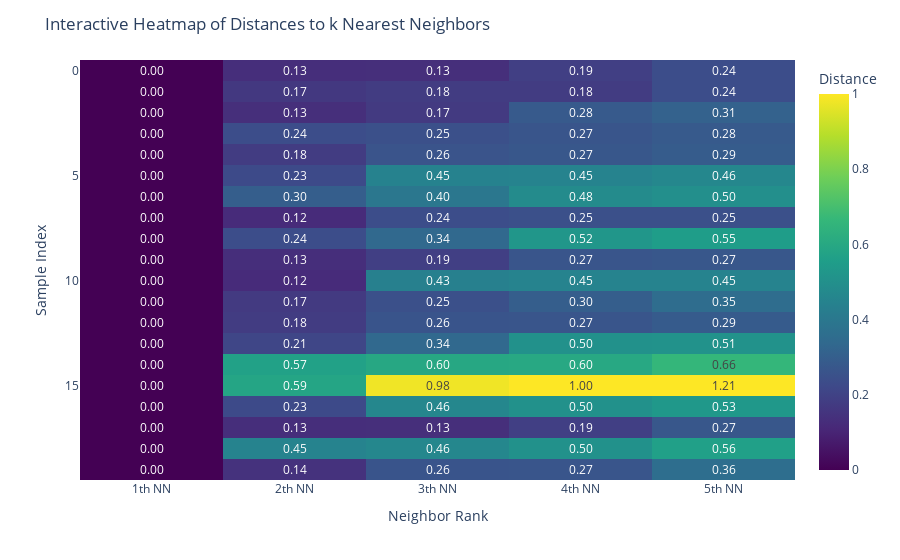

Notebook code cell kept with this figure:
### Code cell
# Convert to DataFrame for heatmap visualization
dist_df = pd.DataFrame(distances, columns=[f"{i+1}th NN" for i in range(neighbors)])

# Plot a heatmap of the distances
fig = px.imshow(dist_df.iloc[:20].values,
                labels=dict(x="Neighbor Rank", y="Sample Index", color="Distance"),
                x=dist_df.columns.tolist(),
                y=list(range(20)),
                text_auto=".2f",
                color_continuous_scale='Viridis',
                zmax=1.0)

fig.update_layout(title="Interactive Heatmap of Distances to k Nearest Neighbors")
fig.show()

### Figure 1 — Plotly figure (JSON) as saved in the notebook; plotly's stock layout.template omitted (floating-point values rounded to 4 significant figures)
{"data": [{"coloraxis": "coloraxis", "hovertemplate": "Neighbor Rank: %{x}<br>Sample Index: %{y}<br>Distance: %{z}<extra></extra>", "name": "0", "texttemplate": "%{z:.2f}", "type": "heatmap", "x": ["1th NN", "2th NN", "3th NN", "4th NN", "5th NN"], "xaxis": "x", "y": [0, 1, 2, 3, 4, 5, 6, 7, 8, 9, 10, 11, 12, 13, 14, 15, 16, 17, 18, 19], "yaxis": "y", "z": [[0.0, 0.1316, 0.1338, 0.1877, 0.2371], [0.0, 0.1661, 0.1789, 0.1789, 0.2371], [0.0, 0.1338, 0.1705, 0.2839, 0.311], [0.0, 0.2371, 0.2489, 0.2663, 0.2839], [0.0, 0.1789, 0.2601, 0.2712, 0.2915], [0.0, 0.2273, 0.445, 0.4499, 0.4641], [0.0, 0.2983, 0.396, 0.4788, 0.4972], [0.0, 0.1212, 0.2371, 0.2489, 0.2489], [0.0, 0.2371, 0.3377, 0.5234, 0.5525], [0.0, 0.1316, 0.1877, 0.2663, 0.2712], [0.0, 0.1212, 0.434, 0.4488, 0.4499], [0.0, 0.1705, 0.2489, 0.2983, 0.353], [0.0, 0.1789, 0.2633, 0.2663, 0.2885], [0.0, 0.212, 0.3377, 0.5041, 0.5068], [0.0, 0.5699, 0.5975, 0.6004, 0.6618], [0.0, 0.5859, 0.9803, 0.9999, 1.212], [0.0, 0.2273, 0.4641, 0.5041, 0.5325], [0.0, 0.1316, 0.1338, 0.1877, 0.2712], [0.0, 0.4499, 0.4641, 0.5041, 0.564], [0.0, 0.1434, 0.2627, 0.2652, 0.3592]]}], "layout": {"coloraxis": {"cmax": 1, "cmin": 0, "colorbar": {"title": {"text": "Distance"}}, "colorscale": [[0, "#440154"], [0.1111, "#482878"], [0.2222, "#3e4989"], [0.3333, "#31688e"], [0.4444, "#26828e"], [0.5556, "#1f9e89"], [0.6667, "#35b779"], [0.7778, "#6ece58"], [0.8889, "#b5de2b"], [1, "#fde725"]]}, "margin": {"t": 60}, "title": {"text": "Interactive Heatmap of Distances to k Nearest Neighbors"}, "xaxis": {"anchor": "y", "constrain": "domain", "domain": [0, 1], "scaleanchor": "y", "title": {"text": "Neighbor Rank"}}, "yaxis": {"anchor": "x", "autorange": "reversed", "constrain": "domain", "domain": [0, 1], "title": {"text": "Sample Index"}}}}
